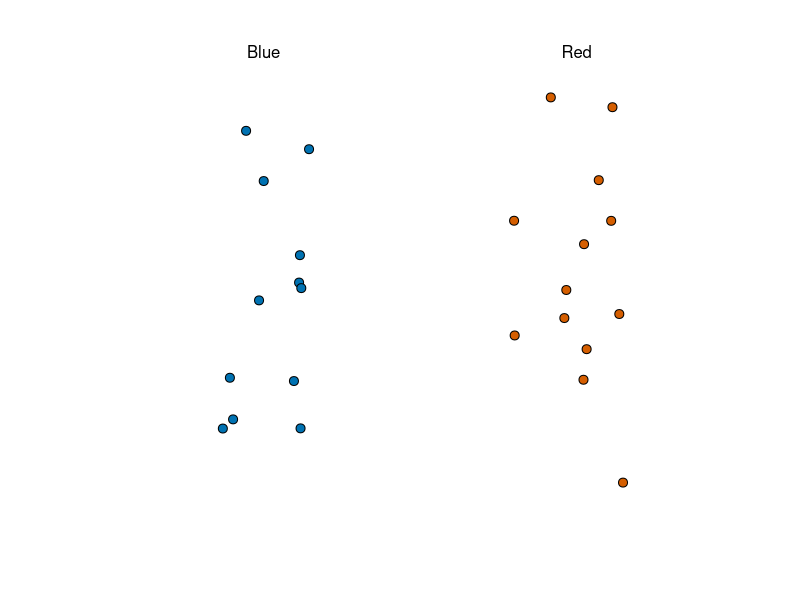
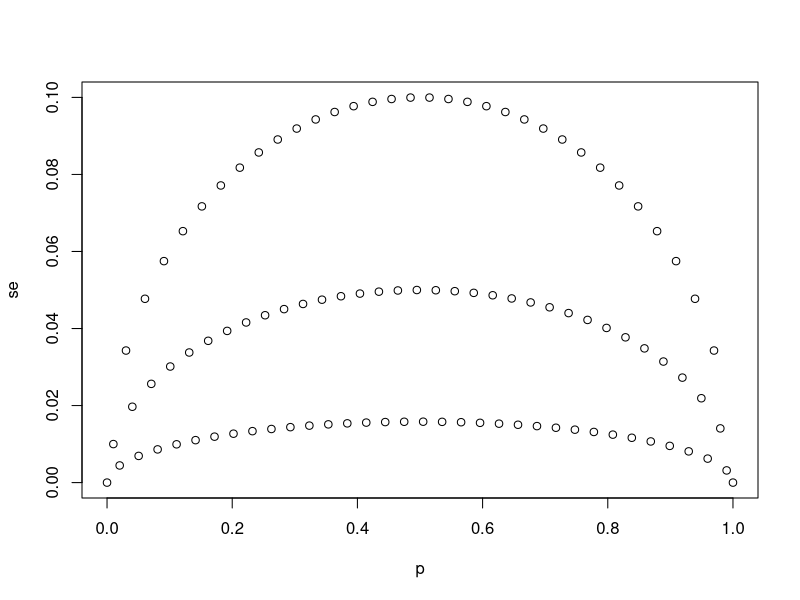
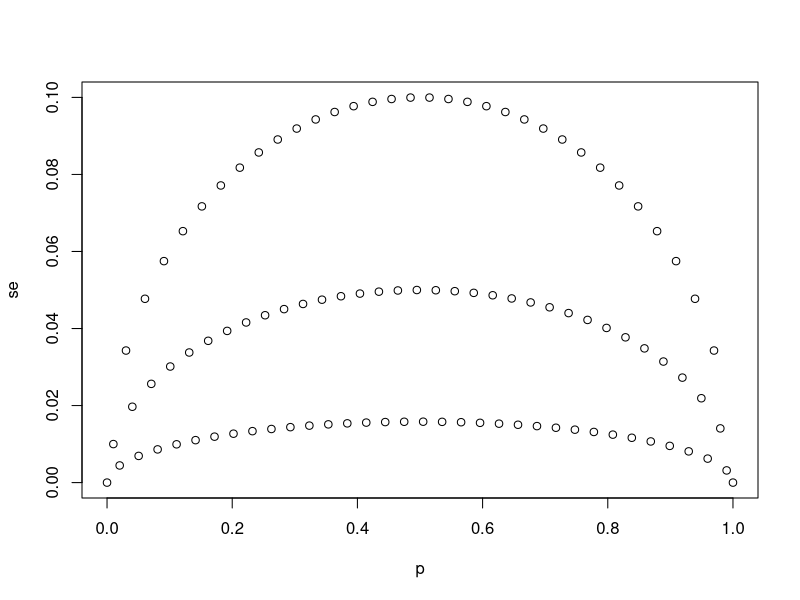
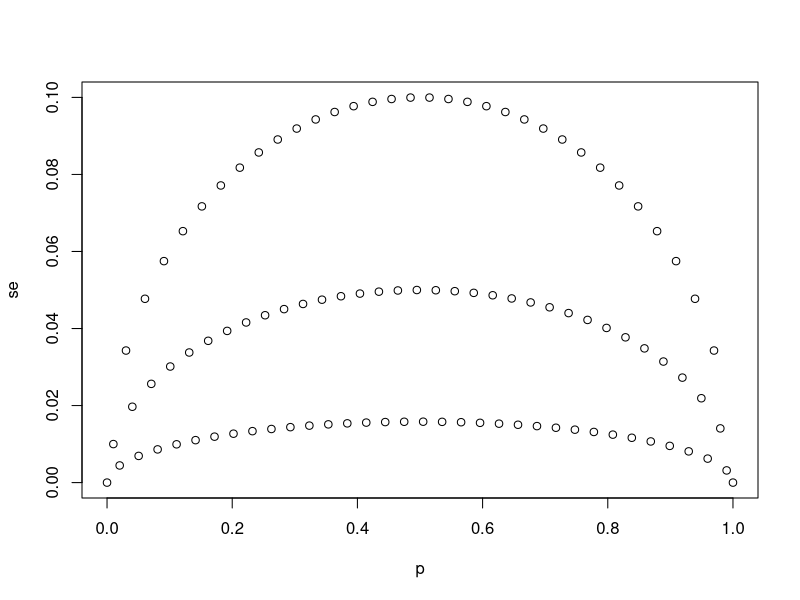
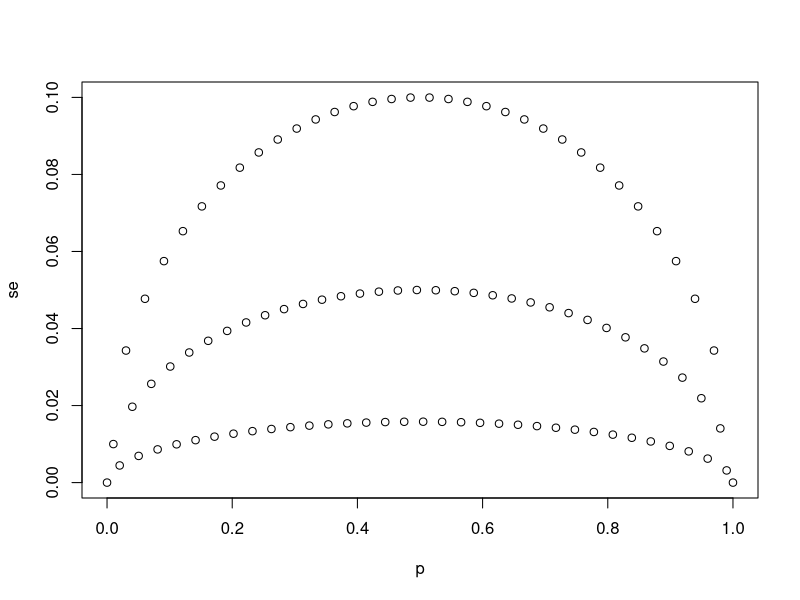
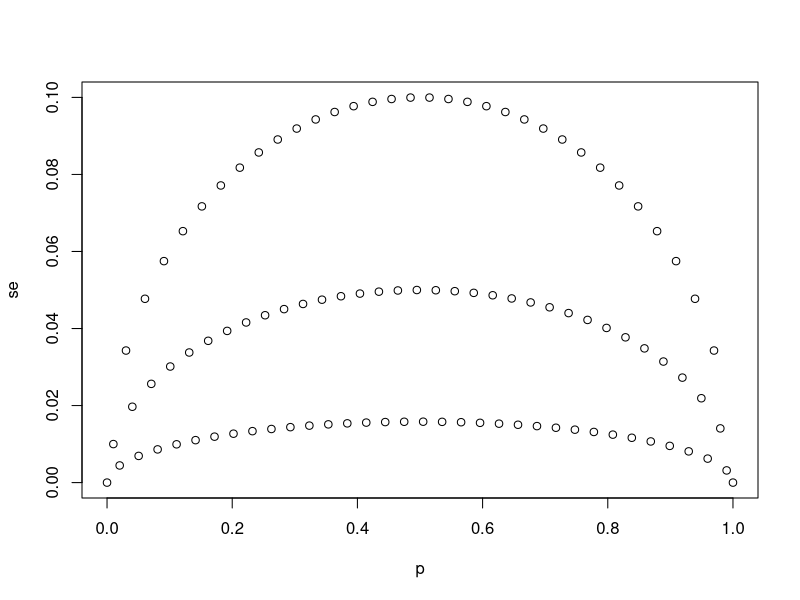
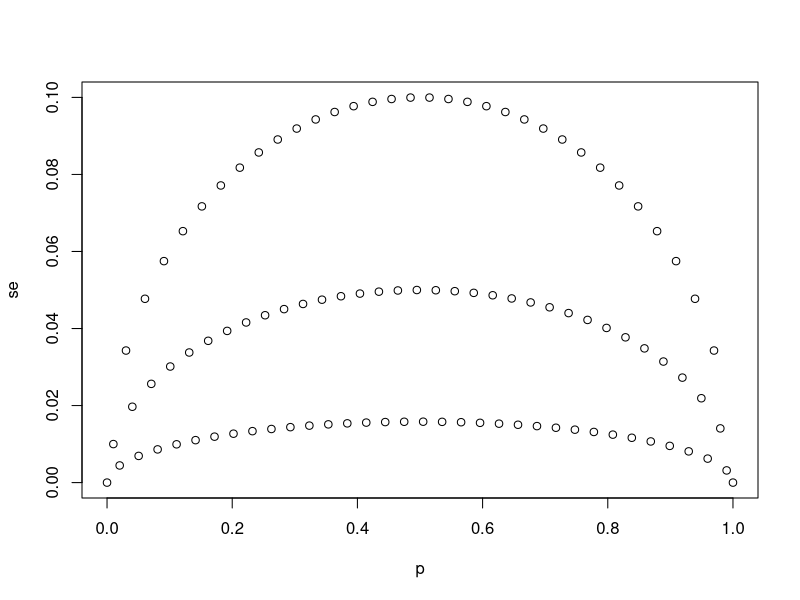
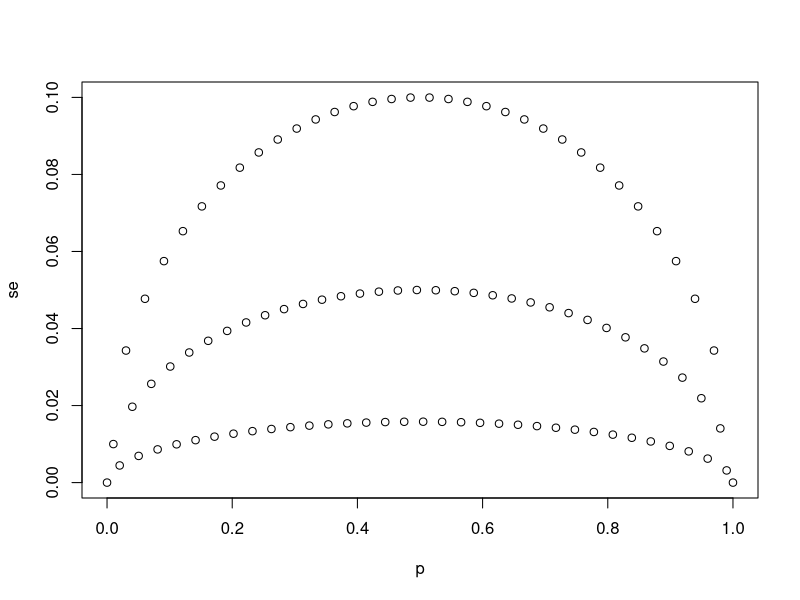

Source code (R) for these figures, in order: (Note: this script raises an error after producing the figures.)
#Course overview
#In this course, we will learn:
  
#  statistical inference, the process of deducing characteristics of a population using data from a random sample
#the statistical concepts necessary to define estimates and margins of errors
#how to forecast future results and estimate the precision of our forecast
#how to calculate and interpret confidence intervals and p-values

#Key points
#Information gathered from a small random sample can be used to infer characteristics of the entire population.
#Opinion polls are useful when asking everyone in the population is impossible.
#A common use for opinion polls is determining voter preferences in political elections for the purposes of forecasting election results.
#The spread of a poll is the estimated difference between support two candidates or options.

library(tidyverse)
library(dslabs)
ds_theme_set()
take_poll(25)    # draw 25 beads

####Theory

#Key points
#When interpreting values of  𝑋, it is important to remember that  𝑋¯  is a random variable with an expected value and standard error that represents the sample proportion of positive events.
#The expected value of  𝑋¯  is the parameter of interest  𝑝 . This follows from the fact that  𝑋¯  is the sum of independent draws of a random variable times a constant  1/𝑁 .
#E(𝑋)=𝑝 
#As the number of draws  𝑁  increases, the standard error of our estimate  𝑋¯  decreases. The standard error of the average of  𝑋¯  over  𝑁  draws is:
#  SE(𝑋)=sqrt(𝑝(1−𝑝)/𝑁) 
#In theory, we can get more accurate estimates of  𝑝  by increasing  𝑁 . In practice, there are limits on the size of  𝑁  due to costs, as well as other factors we discuss later.
#We can also use other random variable equations to determine the expected value of the sum of draws  E(𝑆)  and standard error of the sum of draws  SE(𝑆) .
#E(𝑆)=𝑁*𝑝 
#SE(𝑆)=sqrt(𝑁𝑝(1−𝑝))

p <- seq(0,1,length=100)
N <- c(25,100,1000)
for(i in p){
  se25 <- sqrt(p*(1-p)/25)
  se100 <- sqrt(p*(1-p)/100)
  se1000 <- sqrt(p*(1-p)/1000)
}

N <- c(25,100,1000)
p <- seq(0,1,length=100)

for(n in N){
  for(i in p){
    se <- sqrt(p*(1-p)/N)
    plot(p, se, ylim=c(0,0.1))
  }
}

for(n in N){
  se <- sqrt(p*(1-p)/N)
  plot(p,se)
}

#Expected value of spread
p-(1-p)
#Standard error of spread
2*sqrt(p*(1-p)/N)

#####

X_hat <- 0.48
se <- sqrt(X_hat*(1-X_hat)/25) #SE Estimate
se

pnorm(0.01/se) - pnorm(-0.01/se)

####Theory Central Limit Theorem
#Because  𝑋dash  is the sum of random draws divided by a constant, the distribution of  𝑋dash  is approximately normal.
#We can convert  𝑋dash  to a standard normal random variable  𝑍 : 
#  𝑍=𝑋dash−E(𝑋dash)/SE(𝑋dash) 
#The probability that  𝑋dash  is within .01 of the actual value of  𝑝  is:
#  Pr(𝑍≤.01/sqrt(𝑝(1−𝑝)/𝑁))−Pr(𝑍≤−.01/sqrt(𝑝(1−𝑝)/𝑁)) 
#The Central Limit Theorem (CLT) still works if  𝑋dash  is used in place of  𝑝 . This is called a plug-in estimate. Hats over values denote estimates. Therefore:
#  SEhat(𝑋dash)=sqrt(𝑋dash(1−𝑋dash)/𝑁) 
#Using the CLT, the probability that  𝑋¯  is within .01 of the actual value of  𝑝  is:
#  Pr(𝑍≤.01/sqrt(𝑋dash(1−𝑋dash)/𝑁)−Pr(𝑍≤−.01/sqrt(𝑋dash(1−𝑋¯)/𝑁)

####MoE

2*se #Margin of error of Xdash estimtate
pnorm(2)-pnorm(-2) #MoE

####Monte Carlo Simulation for CLT

B <- 10000
N <- 1000
p <- p_est
X_hat <- replicate(B, {
  X <- sample(c(0,1), size=N, prob=c(1-p,p), replace=TRUE)
  mean(X)
})

p_est <- sample(c(0,1), size=N, prob=c(1-p,p), replace=TRUE)
p_est <- mean(X)

mean(X_hat)
sd(X_hat)

library(gridExtra)
library(tidyverse)

p1 <- data.frame(X_hat=X_hat) %>% ggplot(aes(X_hat)) +
  geom_histogram(binwidth=0.005,color="black")
p2 <- data.frame(X_hat=X_hat) %>% ggplot(aes(sample=X_hat)) +
  stat_qq(dparams=list(mean=mean(X_hat), sd=sd(X_hat))) +
  geom_abline() + ylab("X_hat") + xlab("Theoretical normal")
grid.arrange(p1, p2, nrow=1)

####Theory Spread
#The spread between two outcomes with probabilities  𝑝  and  1−𝑝  is  2𝑝−1 .
#The expected value of the spread is  2𝑋¯−1 .
#The standard error of the spread is  2SE*(𝑋¯) .
#The margin of error of the spread is 2 times the margin of error of  𝑋¯ .

####

N <- 100000
p <- seq(0.35, 0.65, length=100)
SE <- sapply(p,function(x) 2*sqrt(x*(1-x)/N))
data.frame(p=p, SE = SE) %>% ggplot(aes(p,SE)) + geom_line()

#####

#E(X)=X
#SE(X)=sqrt(X*(1-X)/N)   #estimate

##Datacamp Assessment
# Define `p` as the proportion of Democrats in the population being polled
p <- 0.45

# Define `N` as the number of people polled
N <- 100

# The variable `B` specifies the number of times we want the sample to be replicated
B <- 10000

# Use the `set.seed` function to make sure your answer matches the expected result after random sampling
set.seed(1)

# We generated `errors` by subtracting the estimate from the actual proportion of Democratic voters
errors <- replicate(B, p - take_sample(p, N))

# Calculate the standard deviation of `errors`
sqrt(mean(errors^2))

####

# Define `p` as the expected value equal to 0.45
p <- 0.45

# Define `N` as the sample size
N <- 100

# Calculate the standard error
sqrt(p*(1-p)/N)

####

# Define `p` as a proportion of Democratic voters to simulate
p <- 0.45

# Define `N` as the sample size
N <- 100

# Use the `set.seed` function to make sure your answer matches the expected result after random sampling
set.seed(1)

# Define `X` as a random sample of `N` voters with a probability of picking a Democrat ('1') equal to `p`
X <- sample(c(1,0), N, prob=c(p,1-p), replace=TRUE)

# Define `X_bar` as the average sampled proportion
X_bar <- mean(X)

# Calculate the standard error of the estimate. Print the result to the console.
sqrt(X_bar*(1-X_bar)/N)

####

# Define `p` as the proportion of Democrats in the population being polled
p <- 0.45

# Define `N` as the number of people polled
N <- 100

# Calculate the probability that the estimated proportion of Democrats in the population is greater than 0.5. Print this value to the console.
1 - pnorm(0.5, p, sqrt(p*(1-p)/N))

####Important

# Define `N` as the number of people polled
N <-100

# Define `X_hat` as the sample average
X_hat <- 0.51

# Define `se_hat` as the standard error of the sample average
se_hat <- sqrt(X_hat*(1-X_hat)/N)

# Calculate the probability that the error is 0.01 or larger
1 - pnorm(0.01, 0, se_hat) + pnorm(-0.01, 0, se_hat)

####
